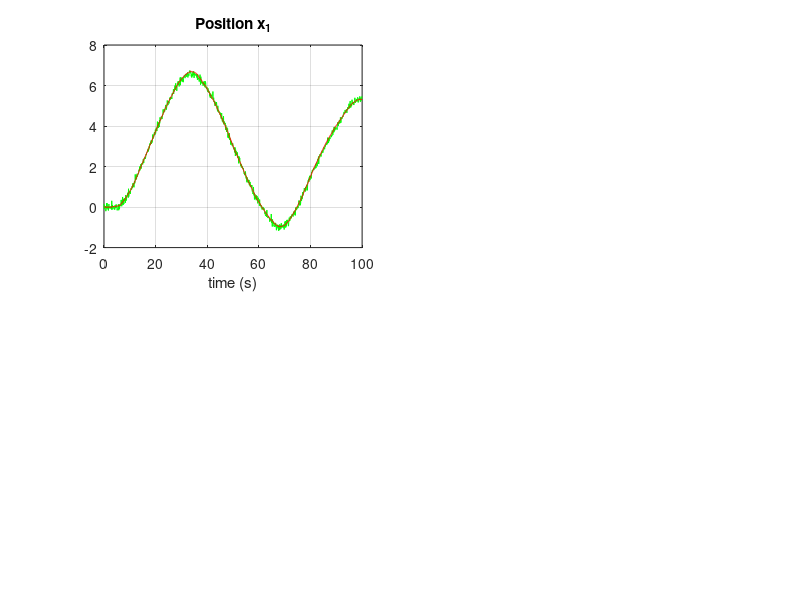

The MATLAB script that drew this image: (Note: this script raises an error after producing the figure.)
% Nonlinear Discrete-Time Kalman filter
% Courtesy of Thor Fossen

%% USER INPUT
h = 0.1; 		% sampling time (s)
N = 1000;		% no. of iterations

% model parameters
a  = -1;              
b  = 1;
e  = 1;

% initial values for x and u
x = [0 0]';	        
u = 0;

% initialization of Kalman filter
x_bar = [0 0]';        
X_bar = diag([1 1]);
Q = 1;
R = 10;

%% MAIN LOOP

simdata = zeros(N+1,9);                  % memory allocation

for i=1:N+1,
   t = (i-1)*h;                          % time (s)             
   
   % measurement   
   z = x(1)+0.1*randn(1);                % position + white noise

   % estimation error
   z_bar = x_bar(1);
   eps   = z-z_bar;   

   % Plant
   u = 0.1*sin(0.1*t);                   % input
   w = 0.1*randn(1);                     % process noise
   f = [ x(2)
         a*x(2)*abs(x(2))+b*u];
   E = [0 e]';
   x_dot = f + E*w;                      % dx/dt = f + Ew
   
   % Discrete-time matrices: PHI, GAMMA, H 
   PHI   = [1   h
            0  1+h*2*a*abs(x_bar(2))];   
   GAMMA = h*E;    
   H     = [1 0]; 

   % KF gain      
   K = X_bar*H'*inv(H*X_bar*H'+R);

   % corrector   
   IKH = eye(2)-K*H;
   X_hat = IKH*X_bar*IKH' + K*R*K';
   x_hat = x_bar + K*eps;   
   
   % store simulation data in a table   
   simdata(i,:) = [t x' x_hat' X_hat(1,1) X_hat(2,2) eps z];    

   % discrete-time extended KF-model
   f_hat = [x_hat(2)
            a*x_hat(2)*abs(x_hat(2))+b*u];
   f_k   = x_hat + h*f_hat;
      
   % predictor (k+1)  
   x_bar = f_k;
   X_bar = PHI*X_hat*PHI' + GAMMA*Q*GAMMA';
   
   % Euler integration (k+1)
   x = x + h*x_dot;
end

%% PLOTS

t     = simdata(:,1); 
x     = simdata(:,2:3); 
x_hat = simdata(:,4:5); 
X_hat = simdata(:,6:7);
eps   = simdata(:,8);
z     = simdata(:,9);

clf
figure(gcf)

subplot(221),plot(t,z,'g',t,x_hat(:,1),'r')
xlabel('time (s)'),title('Position x_1'),grid
legend('z=x_1','x_1hat',0)

subplot(222),plot(t,x(:,2),'g',t,x_hat(:,2),'r')
xlabel('time (s)'),title('Velocity x_2'),grid
legend('x_2','x_2hat',0)

subplot(223),plot(t,eps),xlabel('time (s)'),title('Estimation error: z - zhat'),grid
subplot(224),plot(t,X_hat),xlabel('time (s)'),title('Diagonal of covariance matrix X'),grid





